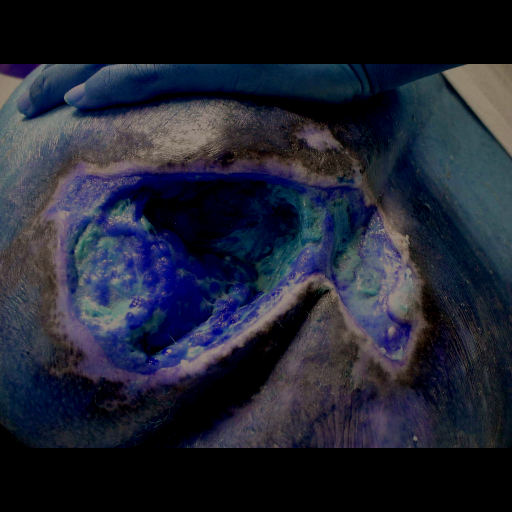
#> input picture test_molded.png, 512 x 512 px
$ python -i utils.py   (imports and definitions only)
#> lines starting #> are read from the running program, lines starting #| are printed output that depends on the picture
import random
import string
from datetime import datetime
import secrets
import scipy
import skimage.color
import skimage.io
import skimage.transform
import urllib.request
import shutil
import warnings
import sys
import os
import logging
import math
import random
import numpy as np
from distutils.version import LooseVersion

def random_string_generator(size=7, chars=string.ascii_lowercase + string.digits):
    return ''.join(secrets.choice(chars) for _ in range(size))


def unique_order_id_generator(instance):
    order_new_id= random_string_generator()

    Klass= instance.__class__
    qs_exists= Klass.objects.filter(order_uuid= order_new_id).exists()
    if qs_exists:
        return unique_order_id_generator(instance)
    return datetime.now().strftime('%Y%m%d%H%M%S')+order_new_id


def randomString(stringLength=10):
    """Generate a random string of fixed length """
    lettersAndDigits = string.ascii_letters + string.digits
    return ''.join(secrets.choice(lettersAndDigits) for i in range(stringLength))


def resize(image, output_shape, order=1, mode='constant', cval=0, clip=True,
           preserve_range=False, anti_aliasing=False, anti_aliasing_sigma=None):
    """A wrapper for Scikit-Image resize().

    Scikit-Image generates warnings on every call to resize() if it doesn't
    receive the right parameters. The right parameters depend on the version
    of skimage. This solves the problem by using different parameters per
    version. And it provides a central place to control resizing defaults.
    """
    if LooseVersion(skimage.__version__) >= LooseVersion("0.14"):
        # New in 0.14: anti_aliasing. Default it to False for backward
        # compatibility with skimage 0.13.
        return skimage.transform.resize(
            image, output_shape,
            order=order, mode=mode, cval=cval, clip=clip,
            preserve_range=preserve_range, anti_aliasing=anti_aliasing,
            anti_aliasing_sigma=anti_aliasing_sigma)
    else:
        return skimage.transform.resize(
            image, output_shape,
            order=order, mode=mode, cval=cval, clip=clip,
            preserve_range=preserve_range)


def resize_image(image, min_dim=None, max_dim=None, min_scale=None, mode="square"):
    """Resizes an image keeping the aspect ratio unchanged.

    min_dim: if provided, resizes the image such that it's smaller
        dimension == min_dim
    max_dim: if provided, ensures that the image longest side doesn't
        exceed this value.
    min_scale: if provided, ensure that the image is scaled up by at least
        this percent even if min_dim doesn't require it.
    mode: Resizing mode.
        none: No resizing. Return the image unchanged.
        square: Resize and pad with zeros to get a square image
            of size [max_dim, max_dim].
        pad64: Pads width and height with zeros to make them multiples of 64.
               If min_dim or min_scale are provided, it scales the image up
               before padding. max_dim is ignored in this mode.
               The multiple of 64 is needed to ensure smooth scaling of feature
               maps up and down the 6 levels of the FPN pyramid (2**6=64).
        crop: Picks random crops from the image. First, scales the image based
              on min_dim and min_scale, then picks a random crop of
              size min_dim x min_dim. Can be used in training only.
              max_dim is not used in this mode.

    Returns:
    image: the resized image
    window: (y1, x1, y2, x2). If max_dim is provided, padding might
        be inserted in the returned image. If so, this window is the
        coordinates of the image part of the full image (excluding
        the padding). The x2, y2 pixels are not included.
    scale: The scale factor used to resize the image
    padding: Padding added to the image [(top, bottom), (left, right), (0, 0)]
    """
    # Keep track of image dtype and return results in the same dtype
    image_dtype = image.dtype
    # Default window (y1, x1, y2, x2) and default scale == 1.
    h, w = image.shape[:2]
    window = (0, 0, h, w)
    scale = 1
    padding = [(0, 0), (0, 0), (0, 0)]
    crop = None

    if mode == "none":
        return image, window, scale, padding, crop

    # Scale?
    if min_dim:
        # Scale up but not down
        scale = max(1, min_dim / min(h, w))
    if min_scale and scale < min_scale:
        scale = min_scale

    # Does it exceed max dim?
    if max_dim and mode == "square":
        image_max = max(h, w)
        if round(image_max * scale) > max_dim:
            scale = max_dim / image_max

    # Resize image using bilinear interpolation
    if scale != 1:
        image = resize(image, (round(h * scale), round(w * scale)),
                       preserve_range=True)

    # Need padding or cropping?
    if mode == "square":
        # Get new height and width
        h, w = image.shape[:2]
        top_pad = (max_dim - h) // 2
        bottom_pad = max_dim - h - top_pad
        left_pad = (max_dim - w) // 2
        right_pad = max_dim - w - left_pad
        padding = [(top_pad, bottom_pad), (left_pad, right_pad), (0, 0)]
        image = np.pad(image, padding, mode='constant', constant_values=0)
        window = (top_pad, left_pad, h + top_pad, w + left_pad)
    elif mode == "pad64":
        h, w = image.shape[:2]
        # Both sides must be divisible by 64
        assert min_dim % 64 == 0, "Minimum dimension must be a multiple of 64"
        # Height
        if h % 64 > 0:
            max_h = h - (h % 64) + 64
            top_pad = (max_h - h) // 2
            bottom_pad = max_h - h - top_pad
        else:
            top_pad = bottom_pad = 0
        # Width
        if w % 64 > 0:
            max_w = w - (w % 64) + 64
            left_pad = (max_w - w) // 2
            right_pad = max_w - w - left_pad
        else:
            left_pad = right_pad = 0
        padding = [(top_pad, bottom_pad), (left_pad, right_pad), (0, 0)]
        image = np.pad(image, padding, mode='constant', constant_values=0)
        window = (top_pad, left_pad, h + top_pad, w + left_pad)
    elif mode == "crop":
        # Pick a random crop
        h, w = image.shape[:2]
        y = random.randint(0, (h - min_dim))
        x = random.randint(0, (w - min_dim))
        crop = (y, x, min_dim, min_dim)
        image = image[y:y + min_dim, x:x + min_dim]
        window = (0, 0, min_dim, min_dim)
    else:
        raise Exception("Mode {} not supported".format(mode))
    return image.astype(image_dtype), window, scale, padding, crop

>>> import cv2
>>> picture = cv2.imread('../test_molded.png', cv2.IMREAD_GRAYSCALE)
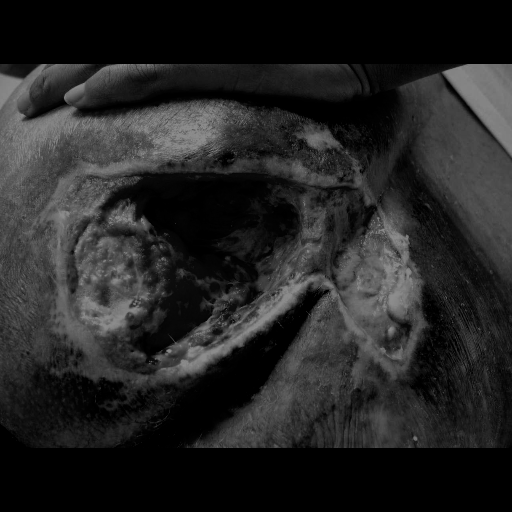
#> picture: shape (512, 512); min 0, max 141, mean 36.3
>>> result = resize_image(picture)
#> (the run stopped early here; a loop or call above may not have finished)
